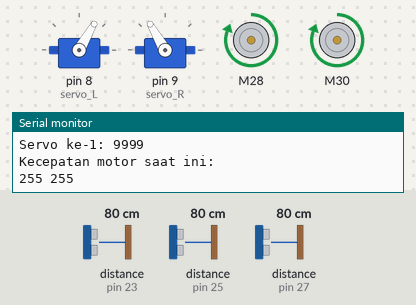
Bench run of a sketch on a simulated Arduino Uno, built with avr-gcc and run on an emulated ATmega328P. Parts: 2 × servo, 2 × DC motor (green arrow = forward, orange = backward, longer = faster), the last lines printed to the serial monitor. The test bench sets the inputs (shaded band); at power-on: distance to the obstacle (sensors on pin 25, pin 27, pin 23) 80 cm. The echo pulse lasts 58.3 µs per cm.

Above: at 1.2 s.
1.3 s: distance to the obstacle (sensor on pin 25) set to 22 cm
2.8 s: distance to the obstacle (sensor on pin 25) set to 18 cm
At 3.7 s:
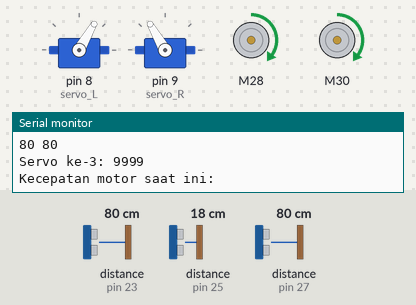
4.3 s: distance to the obstacle (sensor on pin 25) set to 12 cm
5.8 s: distance to the obstacle (sensor on pin 25) set to 9 cm
At 7.0 s:
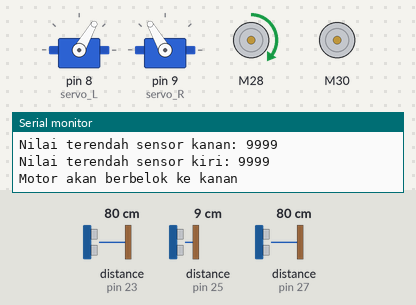
8.8 s: distance to the obstacle (sensor on pin 27) set to 33 cm
11.8 s: distance to the obstacle (sensor on pin 27) set to 28 cm
At 14.1 s:
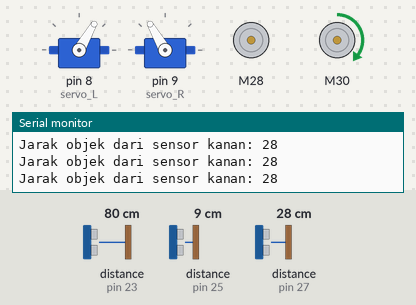
Timing chart, 0 to 15.6 s (numbered marks = the images above; inputs shaded):
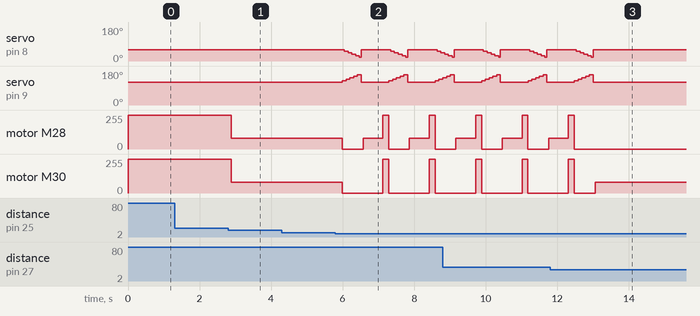

Measured:
- the behaviour switches between 21 and 20 cm on distance to the obstacle (sensor on pin 25) (found by bisection; images 0 and 1)
- the behaviour switches between 11 and 10 cm on distance to the obstacle (sensor on pin 25) (found by bisection; images 1 and 2)
- the behaviour switches between 31 and 30 cm on distance to the obstacle (sensor on pin 27) (found by bisection; images 2 and 3)
- after the input at 2.8 s, motor M28, motor M30: forward 255/255 → forward 80/255 after 0.08 s
- after the input at 5.8 s, servo on pin 8 (servo_L): 60° → 52° after 0.25 s, then repeats every 1.3 s: 44° 0.11 s, 36° 0.11 s, 28° 0.11 s, 20° 0.05 s, 60° 0.82 s, 52° 0.11 s; servo on pin 9 (servo_R): 120° → 128° after 0.20 s, then repeats every 1.3 s: 136° 0.11 s, 144° 0.11 s, 152° 0.11 s, 160° 0.11 s, 120° 0.77 s, 128° 0.10 s
- after the input at 11.8 s, servo on pin 8 (servo_L): goes on until 13.0 s, then stays 60°; servo on pin 9 (servo_R): goes on until 13.0 s, then stays 120°; motor M28: goes on until 12.5 s, then stays stopped

The sketch:

agv.ino
```cpp
#include <NewPing.h>
#include <Servo.h>
#include <L298NX2.h>

// Function Declaration
void forwardLoop();

// Ultrasonic Sensor Pins

const int trig_1 = 22;
const int echo_1 = 23;
const int trig_2 = 24;
const int echo_2 = 25;
const int trig_3 = 26;
const int echo_3 = 27;

NewPing sonar[3] = {
  NewPing(trig_1, echo_1, 30),
  NewPing(trig_2, echo_2, 30),
  NewPing(trig_3, echo_3, 30)
};

// Servo Pins

const int servo_L = 8;
const int servo_R = 9;

Servo leftServo;
Servo rightServo;

// Motor Driver Pins

const int EN_A = 13;
const int EN_B = 12;
const int IN_1 = 28;
const int IN_2 = 29;
const int IN_3 = 30;
const int IN_4 = 31;

L298NX2 motors(EN_A, IN_1, IN_2, EN_B, IN_3, IN_4);

// Other variables that might be used

int i, j;
int k, l = 0;
int sonarValue[3];

/* PROGRAM MAIN BODY */

void setup() {
  Serial.begin(115200);
  Serial.println("Inisiasi Pin");
  leftServo.attach(servo_L);
  rightServo.attach(servo_R);
  leftServo.write(60);
  rightServo.write(120);
  motors.setSpeed(255);
}

void loop() {
    k = 0;
    l = 0;
    Serial.println("GO!");
    motors.forward();
  do{
    for(i = 0; i < 3; i++)
    {
      delay(50);
      sonarValue[i] = sonar[i].ping_cm();
      if(sonarValue[i] == 0) sonarValue[i] = 9999;
      Serial.print("Servo ke-");
      Serial.print(i+1);
      Serial.print(": ");
      Serial.print(sonarValue[i]);
      Serial.println(" ");
      Serial.println("Kecepatan motor saat ini: ");
      Serial.print(motors.getSpeedA());
      Serial.print(" ");
      Serial.print(motors.getSpeedB());
      Serial.println("");
    }
  } while((sonarValue[0] > 20 && sonarValue[1] > 20 && sonarValue[2] > 20));

  if(sonarValue[1] <= 20)
  {
    Serial.println("Jarak sensor tengah ke objek: ");
    Serial.print(sonarValue[1]);
    Serial.println("");
    motors.setSpeed(80);
    Serial.println("Kecepatan motor saat ini: ");
    Serial.print(motors.getSpeedA());
    Serial.print(" ");
    Serial.print(motors.getSpeedB());
    Serial.println("");
    if(sonarValue[1] <= 10)
    {
      Serial.println("Objek dibawah 100cm !!!");
      forwardLoop();
      if (k < l)
      {
        Serial.println("Motor akan berbelok ke Kiri");
        motors.forwardB();
        delay(500);
        sonarValue[2] = sonar[2].ping_cm();
        if (sonarValue[2] == 0) sonarValue[2] = 9999;
        delay(50);
        while(sonarValue[2] != 9999)
        {
          sonarValue[2] = sonar[2].ping_cm();
          if (sonarValue[2] == 0) sonarValue[2] = 9999;
          Serial.print("Jarak objek dari sensor kanan: ");
          Serial.println(sonarValue[2]);
          delay(100);
        }
        motors.forward();
        Serial.println("Motor kembali berjalan lurus");
        motors.setSpeed(255);
      }

      else
      {
        Serial.println("Motor akan berbelok ke kanan");
        motors.forwardA();
        delay(500);
        sonarValue[0] = sonar[0].ping_cm();
        if (sonarValue[0] == 0) sonarValue[0] = 9999;
        delay(50);
        while(sonarValue[0] != 9999)
        {
          sonarValue[0] = sonar[0].ping_cm();
          if (sonarValue[0] == 0) sonarValue[0] = 9999;
          Serial.print("Jarak objek dari sensor kiri: ");
          Serial.println(sonarValue[0]);
          delay(100);
        }
        motors.forward();
        Serial.println("Motor kembali berjalan lurus");
        motors.setSpeed(255);
      }
    }
  }

  else if(sonarValue[2] <= 10 && sonarValue[1] >= 10 && sonarValue[0] >= 10) {
    motors.setSpeedA(80);
    delay(50);
    Serial.println("Sensor kanan mendeteksi terlalu dekat!!!");
    sonarValue[2] = sonar[2].ping_cm();
    Serial.println(sonarValue[2]);
    if (sonarValue[2] == 0) sonarValue[2] = 9999;
    Serial.println(sonarValue[2]);
    while(sonarValue[2] <= 10)
    {
      delay(100);
      sonarValue[2] = sonar[2].ping_cm();
      if (sonarValue[2] == 0) sonarValue[2] = 9999;
      Serial.println("Kecepatan motor saat ini: ");
      Serial.print(motors.getSpeedA());
      Serial.print(" ");
      Serial.print(motors.getSpeedB());
      Serial.println("");
    }
    motors.setSpeed(255);
  }

  else if(sonarValue[0] <= 10 && sonarValue[1] >= 10 && sonarValue[2] >= 10) {
    motors.setSpeedB(80);
    delay(50);
    Serial.println("Sensor kiri mendeteksi terlalu dekat!!!");
    sonarValue[0] = sonar[0].ping_cm();
    if (sonarValue[0] == 0) sonarValue[0] = 9999;
    while(sonarValue[0] <= 10)
    {
      delay(100);
      sonarValue[0] = sonar[0].ping_cm();
      if (sonarValue[0] == 0) sonarValue[0] = 9999;
      Serial.println("Kecepatan motor saat ini: ");
      Serial.print(motors.getSpeedA());
      Serial.print(" ");
      Serial.print(motors.getSpeedB());
      Serial.println("");
    }

    motors.setSpeed(255);
  }

  else motors.setSpeed(255);

}

void forwardLoop() {
    int m, n;
    motors.stop();
    for(i = 1; i <= 5; i++)
      {
        j = i * 8;
        rightServo.write(120 + j);
        sonarValue[2] = sonar[2].ping_cm();
        if (sonarValue[2] == 0) sonarValue[2] = 9999;
        if (k == 0) k = sonarValue[2];
        if (k > sonarValue[2]) k = sonarValue[2];
        Serial.print("Nilai terendah sensor kanan: ");
        Serial.println(k);
        delay(50);
        leftServo.write(60 - j);
        sonarValue[0] = sonar[0].ping_cm();
        if (sonarValue[0] == 0) sonarValue[0] = 9999;
        if(l == 0) l = sonarValue[0];
        if (l > sonarValue[0]) l = sonarValue[0];
        Serial.print("Nilai terendah sensor kiri: ");
        Serial.println(l);
        delay(50);
      }
      rightServo.write(120);
      leftServo.write(60);
      delay(50);
      if(k <= 10 && l <= 10) {
        Serial.println("AGV akan mundur untuk mencari celah");
        motors.backward();
        delay(1000);
        k = 0;
        l = 0;
        forwardLoop();
      }
}
```
